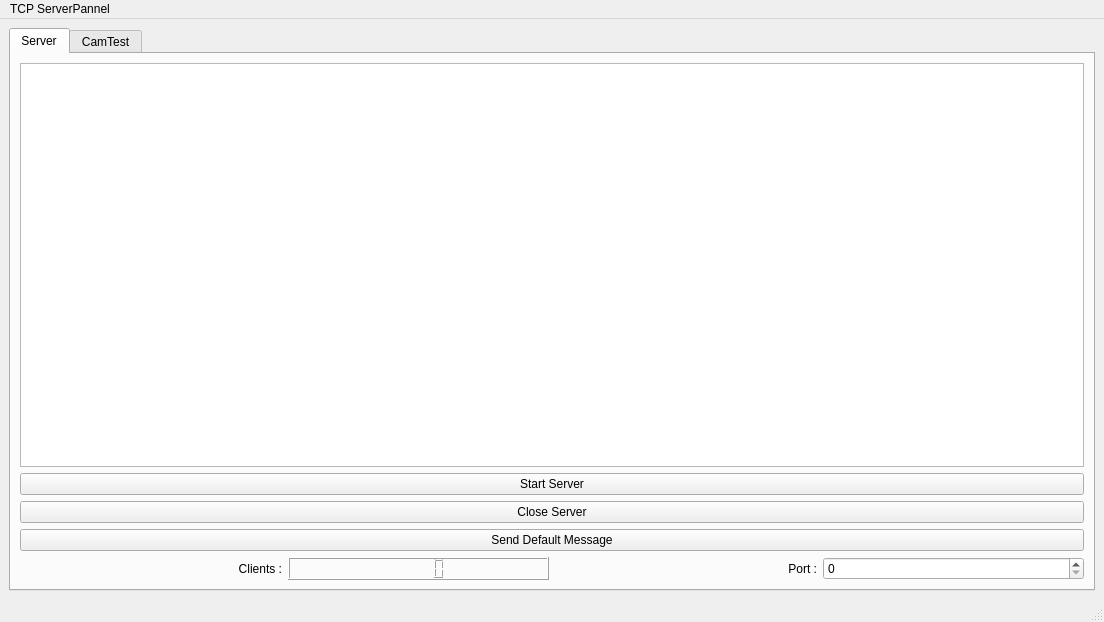
<?xml version="1.0" encoding="UTF-8"?>
<ui version="4.0">
 <class>MainWindow</class>
 <widget class="QMainWindow" name="MainWindow">
  <property name="geometry">
   <rect>
    <x>0</x>
    <y>0</y>
    <width>1104</width>
    <height>622</height>
   </rect>
  </property>
  <property name="windowTitle">
   <string>MainWindow</string>
  </property>
  <widget class="QWidget" name="centralwidget">
   <layout class="QVBoxLayout" name="verticalLayout_2">
    <item>
     <widget class="QTabWidget" name="tabWidget">
      <property name="currentIndex">
       <number>0</number>
      </property>
      <widget class="QWidget" name="tab">
       <attribute name="title">
        <string>Server</string>
       </attribute>
       <layout class="QVBoxLayout" name="verticalLayout_3">
        <item>
         <widget class="QTextBrowser" name="textBrowser"/>
        </item>
        <item>
         <layout class="QVBoxLayout" name="verticalLayout">
          <item>
           <widget class="QPushButton" name="StartServ">
            <property name="text">
             <string>Start Server</string>
            </property>
           </widget>
          </item>
          <item>
           <widget class="QPushButton" name="pushButton">
            <property name="text">
             <string>Close Server</string>
            </property>
           </widget>
          </item>
          <item>
           <widget class="QPushButton" name="msg">
            <property name="text">
             <string>Send Default Message</string>
            </property>
           </widget>
          </item>
          <item>
           <layout class="QHBoxLayout" name="horizontalLayout">
            <item>
             <widget class="QLabel" name="label_2">
              <property name="text">
               <string>Clients :</string>
              </property>
              <property name="alignment">
               <set>Qt::AlignmentFlag::AlignRight|Qt::AlignmentFlag::AlignTrailing|Qt::AlignmentFlag::AlignVCenter</set>
              </property>
             </widget>
            </item>
            <item>
             <widget class="QLCDNumber" name="CLientNumber"/>
            </item>
            <item>
             <widget class="QLabel" name="label_3">
              <property name="text">
               <string>Port :</string>
              </property>
              <property name="alignment">
               <set>Qt::AlignmentFlag::AlignRight|Qt::AlignmentFlag::AlignTrailing|Qt::AlignmentFlag::AlignVCenter</set>
              </property>
             </widget>
            </item>
            <item>
             <widget class="QSpinBox" name="Port"/>
            </item>
           </layout>
          </item>
         </layout>
        </item>
       </layout>
      </widget>
      <widget class="QWidget" name="tab_2">
       <attribute name="title">
        <string>CamTest</string>
       </attribute>
       <layout class="QVBoxLayout" name="verticalLayout_4">
        <item>
         <layout class="QHBoxLayout" name="horizontalLayout_2" stretch="2,1">
          <item>
           <widget class="QGraphicsView" name="image"/>
          </item>
          <item>
           <layout class="QFormLayout" name="formLayout">
            <item row="0" column="0">
             <widget class="QLabel" name="label">
              <property name="text">
               <string>FPS</string>
              </property>
             </widget>
            </item>
            <item row="0" column="1">
             <widget class="QSpinBox" name="fps">
              <property name="minimum">
               <number>1</number>
              </property>
              <property name="maximum">
               <number>30</number>
              </property>
              <property name="value">
               <number>1</number>
              </property>
             </widget>
            </item>
            <item row="1" column="0">
             <widget class="QLabel" name="adaptiveThreshConstant">
              <property name="text">
               <string>adaptiveThreshConstant</string>
              </property>
             </widget>
            </item>
            <item row="1" column="1">
             <layout class="QHBoxLayout" name="horizontalLayout_4">
              <item>
               <widget class="QSlider" name="adaptiveThreshConstant_s">
                <property name="orientation">
                 <enum>Qt::Orientation::Horizontal</enum>
                </property>
               </widget>
              </item>
              <item>
               <widget class="QDoubleSpinBox" name="adaptiveThreshConstant_v">
                <property name="value">
                 <double>7.000000000000000</double>
                </property>
               </widget>
              </item>
             </layout>
            </item>
            <item row="2" column="0">
             <widget class="QLabel" name="adaptiveThreshWinSizeMax">
              <property name="text">
               <string>adaptiveThreshWinSizeMax</string>
              </property>
             </widget>
            </item>
            <item row="2" column="1">
             <layout class="QHBoxLayout" name="horizontalLayout_3">
              <item>
               <widget class="QSlider" name="adaptiveThreshWinSizeMax_s">
                <property name="orientation">
                 <enum>Qt::Orientation::Horizontal</enum>
                </property>
               </widget>
              </item>
              <item>
               <widget class="QSpinBox" name="adaptiveThreshWinSizeMax_v">
                <property name="value">
                 <number>23</number>
                </property>
               </widget>
              </item>
             </layout>
            </item>
            <item row="3" column="0">
             <widget class="QLabel" name="adaptiveThreshWinSizeMin">
              <property name="text">
               <string>adaptiveThreshWinSizeMin</string>
              </property>
             </widget>
            </item>
            <item row="3" column="1">
             <layout class="QHBoxLayout" name="horizontalLayout_5">
              <item>
               <widget class="QSlider" name="adaptiveThreshWinSizeMin_s">
                <property name="orientation">
                 <enum>Qt::Orientation::Horizontal</enum>
                </property>
               </widget>
              </item>
              <item>
               <widget class="QSpinBox" name="adaptiveThreshWinSizeMin_v">
                <property name="value">
                 <number>3</number>
                </property>
               </widget>
              </item>
             </layout>
            </item>
            <item row="4" column="0">
             <widget class="QLabel" name="adaptiveThreshWinSizeStep">
              <property name="text">
               <string>adaptiveThreshWinSizeStep</string>
              </property>
             </widget>
            </item>
            <item row="4" column="1">
             <layout class="QHBoxLayout" name="horizontalLayout_6">
              <item>
               <widget class="QSlider" name="adaptiveThreshWinSizeStep_s">
                <property name="orientation">
                 <enum>Qt::Orientation::Horizontal</enum>
                </property>
               </widget>
              </item>
              <item>
               <widget class="QSpinBox" name="adaptiveThreshWinSizeStep_v">
                <property name="value">
                 <number>10</number>
                </property>
               </widget>
              </item>
             </layout>
            </item>
            <item row="5" column="0">
             <widget class="QLabel" name="cornerRefinementWinSize">
              <property name="text">
               <string>cornerRefinementWinSize</string>
              </property>
             </widget>
            </item>
            <item row="5" column="1">
             <layout class="QHBoxLayout" name="horizontalLayout_8">
              <item>
               <widget class="QSlider" name="cornerRefinementWinSize_s">
                <property name="orientation">
                 <enum>Qt::Orientation::Horizontal</enum>
                </property>
               </widget>
              </item>
              <item>
               <widget class="QSpinBox" name="cornerRefinementWinSize_v">
                <property name="value">
                 <number>5</number>
                </property>
               </widget>
              </item>
             </layout>
            </item>
            <item row="7" column="1">
             <layout class="QHBoxLayout" name="horizontalLayout_14">
              <item>
               <widget class="QSlider" name="cornerRefinementMinAccuracy_s">
                <property name="orientation">
                 <enum>Qt::Orientation::Horizontal</enum>
                </property>
               </widget>
              </item>
              <item>
               <widget class="QDoubleSpinBox" name="cornerRefinementMinAccuracy_v">
                <property name="value">
                 <double>0.100000000000000</double>
                </property>
               </widget>
              </item>
             </layout>
            </item>
            <item row="8" column="0">
             <widget class="QLabel" name="minCornerDistanceRate">
              <property name="text">
               <string>minCornerDistanceRate</string>
              </property>
             </widget>
            </item>
            <item row="8" column="1">
             <layout class="QHBoxLayout" name="horizontalLayout_7">
              <item>
               <widget class="QSlider" name="minCornerDistanceRate_s">
                <property name="orientation">
                 <enum>Qt::Orientation::Horizontal</enum>
                </property>
               </widget>
              </item>
              <item>
               <widget class="QDoubleSpinBox" name="minCornerDistanceRate_v">
                <property name="value">
                 <double>0.050000000000000</double>
                </property>
               </widget>
              </item>
             </layout>
            </item>
            <item row="6" column="1">
             <layout class="QHBoxLayout" name="horizontalLayout_13">
              <item>
               <widget class="QSlider" name="cornerRefinementMaxIterations_s">
                <property name="orientation">
                 <enum>Qt::Orientation::Horizontal</enum>
                </property>
               </widget>
              </item>
              <item>
               <widget class="QSpinBox" name="cornerRefinementMaxIterations_v">
                <property name="value">
                 <number>30</number>
                </property>
               </widget>
              </item>
             </layout>
            </item>
            <item row="7" column="0">
             <widget class="QLabel" name="cornerRefinementMinAccuracy">
              <property name="text">
               <string>cornerRefinementMinAccuracy</string>
              </property>
             </widget>
            </item>
            <item row="6" column="0">
             <widget class="QLabel" name="cornerRefinementMaxIterations">
              <property name="text">
               <string>cornerRefinementMaxIterations</string>
              </property>
             </widget>
            </item>
            <item row="9" column="0">
             <widget class="QLabel" name="minMarkerDistanceRate">
              <property name="text">
               <string>minMarkerDistanceRate</string>
              </property>
             </widget>
            </item>
            <item row="12" column="0">
             <widget class="QLabel" name="label_12">
              <property name="text">
               <string>polygonalApproxAccuracyRate</string>
              </property>
             </widget>
            </item>
            <item row="11" column="0">
             <widget class="QLabel" name="label_11">
              <property name="text">
               <string>minMarkerPerimeterRate</string>
              </property>
             </widget>
            </item>
            <item row="10" column="0">
             <widget class="QLabel" name="label_10">
              <property name="text">
               <string>errorCorrectionRate</string>
              </property>
             </widget>
            </item>
            <item row="9" column="1">
             <layout class="QHBoxLayout" name="horizontalLayout_9">
              <item>
               <widget class="QSlider" name="minMarkerDistanceRate_s">
                <property name="orientation">
                 <enum>Qt::Orientation::Horizontal</enum>
                </property>
               </widget>
              </item>
              <item>
               <widget class="QDoubleSpinBox" name="minMarkerDistanceRate_v">
                <property name="value">
                 <double>0.120000000000000</double>
                </property>
               </widget>
              </item>
             </layout>
            </item>
            <item row="10" column="1">
             <layout class="QHBoxLayout" name="horizontalLayout_12">
              <item>
               <widget class="QSlider" name="errorCorrectionRate_s">
                <property name="orientation">
                 <enum>Qt::Orientation::Horizontal</enum>
                </property>
               </widget>
              </item>
              <item>
               <widget class="QDoubleSpinBox" name="errorCorrectionRate_v">
                <property name="value">
                 <double>0.600000000000000</double>
                </property>
               </widget>
              </item>
             </layout>
            </item>
            <item row="11" column="1">
             <layout class="QHBoxLayout" name="horizontalLayout_10">
              <item>
               <widget class="QSlider" name="minMarkerPerimeterRate_s">
                <property name="orientation">
                 <enum>Qt::Orientation::Horizontal</enum>
                </property>
               </widget>
              </item>
              <item>
               <widget class="QDoubleSpinBox" name="minMarkerPerimeterRate_v">
                <property name="value">
                 <double>0.030000000000000</double>
                </property>
               </widget>
              </item>
             </layout>
            </item>
            <item row="12" column="1">
             <layout class="QHBoxLayout" name="horizontalLayout_11">
              <item>
               <widget class="QSlider" name="polygonalApproxAccuracyRate_s">
                <property name="orientation">
                 <enum>Qt::Orientation::Horizontal</enum>
                </property>
               </widget>
              </item>
              <item>
               <widget class="QDoubleSpinBox" name="polygonalApproxAccuracyRate_v">
                <property name="value">
                 <double>0.030000000000000</double>
                </property>
               </widget>
              </item>
             </layout>
            </item>
           </layout>
          </item>
         </layout>
        </item>
        <item>
         <widget class="QPushButton" name="TakePhoto">
          <property name="text">
           <string>Take Photo</string>
          </property>
         </widget>
        </item>
       </layout>
      </widget>
     </widget>
    </item>
   </layout>
  </widget>
  <widget class="QMenuBar" name="menubar">
   <property name="geometry">
    <rect>
     <x>0</x>
     <y>0</y>
     <width>1104</width>
     <height>21</height>
    </rect>
   </property>
   <widget class="QMenu" name="menuTCP_ServerPannel">
    <property name="title">
     <string>TCP ServerPannel</string>
    </property>
   </widget>
   <addaction name="menuTCP_ServerPannel"/>
  </widget>
  <widget class="QStatusBar" name="statusbar"/>
 </widget>
 <resources/>
 <connections/>
</ui>
